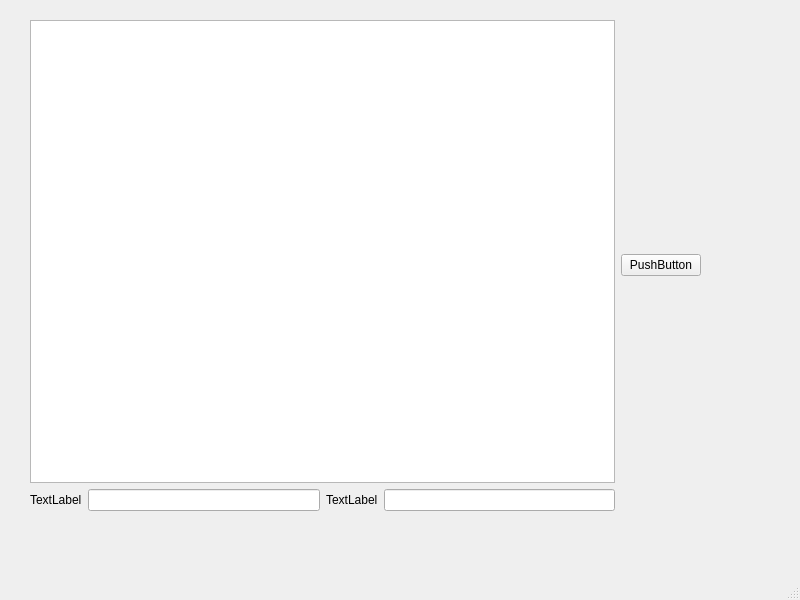
<?xml version="1.0" encoding="UTF-8"?>
<ui version="4.0">
 <class>MainWindow</class>
 <widget class="QMainWindow" name="MainWindow">
  <property name="geometry">
   <rect>
    <x>0</x>
    <y>0</y>
    <width>800</width>
    <height>600</height>
   </rect>
  </property>
  <property name="windowTitle">
   <string>MainWindow</string>
  </property>
  <widget class="QWidget" name="centralwidget">
   <widget class="QWidget" name="horizontalLayoutWidget_3">
    <property name="geometry">
     <rect>
      <x>30</x>
      <y>20</y>
      <width>671</width>
      <height>491</height>
     </rect>
    </property>
    <layout class="QHBoxLayout" name="horizontalLayout_3">
     <item>
      <layout class="QVBoxLayout" name="verticalLayout_2">
       <item>
        <widget class="QGraphicsView" name="graphicsView"/>
       </item>
       <item>
        <layout class="QHBoxLayout" name="horizontalLayout">
         <item>
          <widget class="QLabel" name="label">
           <property name="text">
            <string>TextLabel</string>
           </property>
          </widget>
         </item>
         <item>
          <widget class="QLineEdit" name="lineEdit"/>
         </item>
         <item>
          <widget class="QLabel" name="label_2">
           <property name="text">
            <string>TextLabel</string>
           </property>
          </widget>
         </item>
         <item>
          <widget class="QLineEdit" name="lineEdit_2"/>
         </item>
        </layout>
       </item>
      </layout>
     </item>
     <item>
      <widget class="QPushButton" name="pushButton_2">
       <property name="text">
        <string>PushButton</string>
       </property>
      </widget>
     </item>
    </layout>
   </widget>
  </widget>
  <widget class="QMenuBar" name="menubar">
   <property name="geometry">
    <rect>
     <x>0</x>
     <y>0</y>
     <width>800</width>
     <height>22</height>
    </rect>
   </property>
  </widget>
  <widget class="QStatusBar" name="statusbar"/>
 </widget>
 <resources/>
 <connections/>
</ui>
